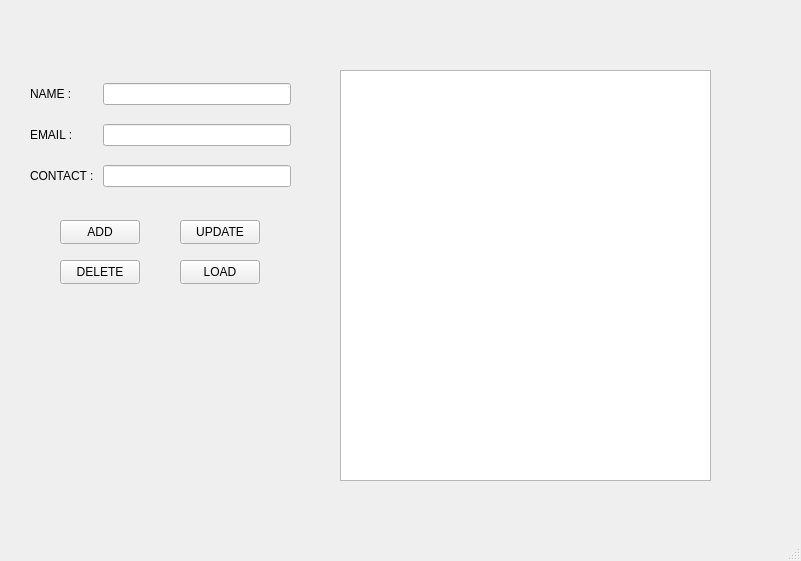
<?xml version="1.0" encoding="UTF-8"?>
<ui version="4.0">
 <class>MainWindow</class>
 <widget class="QMainWindow" name="MainWindow">
  <property name="geometry">
   <rect>
    <x>0</x>
    <y>0</y>
    <width>801</width>
    <height>561</height>
   </rect>
  </property>
  <property name="windowTitle">
   <string>MainWindow</string>
  </property>
  <widget class="QWidget" name="centralwidget">
   <widget class="QPushButton" name="add_push_button">
    <property name="geometry">
     <rect>
      <x>60</x>
      <y>220</y>
      <width>80</width>
      <height>24</height>
     </rect>
    </property>
    <property name="text">
     <string>ADD</string>
    </property>
   </widget>
   <widget class="QPushButton" name="update_push_button">
    <property name="geometry">
     <rect>
      <x>180</x>
      <y>220</y>
      <width>80</width>
      <height>24</height>
     </rect>
    </property>
    <property name="text">
     <string>UPDATE</string>
    </property>
   </widget>
   <widget class="QPushButton" name="delete_push_button">
    <property name="geometry">
     <rect>
      <x>60</x>
      <y>260</y>
      <width>80</width>
      <height>24</height>
     </rect>
    </property>
    <property name="text">
     <string>DELETE</string>
    </property>
   </widget>
   <widget class="QPushButton" name="load_push_button">
    <property name="geometry">
     <rect>
      <x>180</x>
      <y>260</y>
      <width>80</width>
      <height>24</height>
     </rect>
    </property>
    <property name="text">
     <string>LOAD</string>
    </property>
   </widget>
   <widget class="QTableWidget" name="display_table_widget">
    <property name="geometry">
     <rect>
      <x>340</x>
      <y>70</y>
      <width>371</width>
      <height>411</height>
     </rect>
    </property>
   </widget>
   <widget class="QWidget" name="">
    <property name="geometry">
     <rect>
      <x>30</x>
      <y>70</y>
      <width>261</width>
      <height>131</height>
     </rect>
    </property>
    <layout class="QGridLayout" name="gridLayout">
     <item row="0" column="0">
      <widget class="QLabel" name="name_label">
       <property name="text">
        <string>NAME : </string>
       </property>
      </widget>
     </item>
     <item row="0" column="1">
      <widget class="QLineEdit" name="name_line_edit"/>
     </item>
     <item row="1" column="0">
      <widget class="QLabel" name="email_label">
       <property name="text">
        <string>EMAIL : </string>
       </property>
      </widget>
     </item>
     <item row="1" column="1">
      <widget class="QLineEdit" name="email_line_edit"/>
     </item>
     <item row="2" column="0">
      <widget class="QLabel" name="contactlabel">
       <property name="text">
        <string>CONTACT : </string>
       </property>
      </widget>
     </item>
     <item row="2" column="1">
      <widget class="QLineEdit" name="contact_line_edit"/>
     </item>
    </layout>
   </widget>
  </widget>
  <widget class="QMenuBar" name="menubar">
   <property name="geometry">
    <rect>
     <x>0</x>
     <y>0</y>
     <width>801</width>
     <height>21</height>
    </rect>
   </property>
  </widget>
  <widget class="QStatusBar" name="statusbar"/>
 </widget>
 <resources/>
 <connections/>
</ui>
